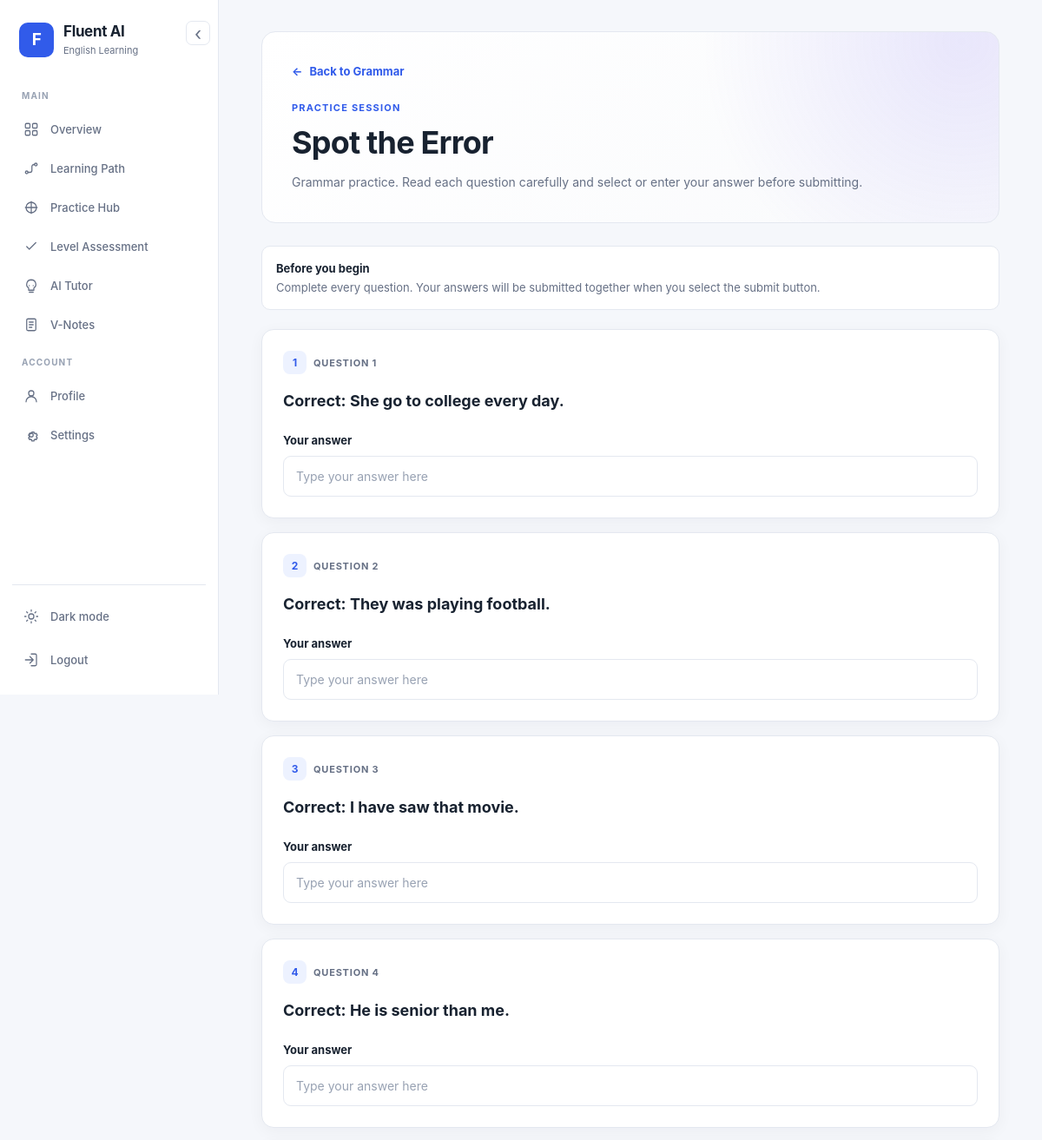
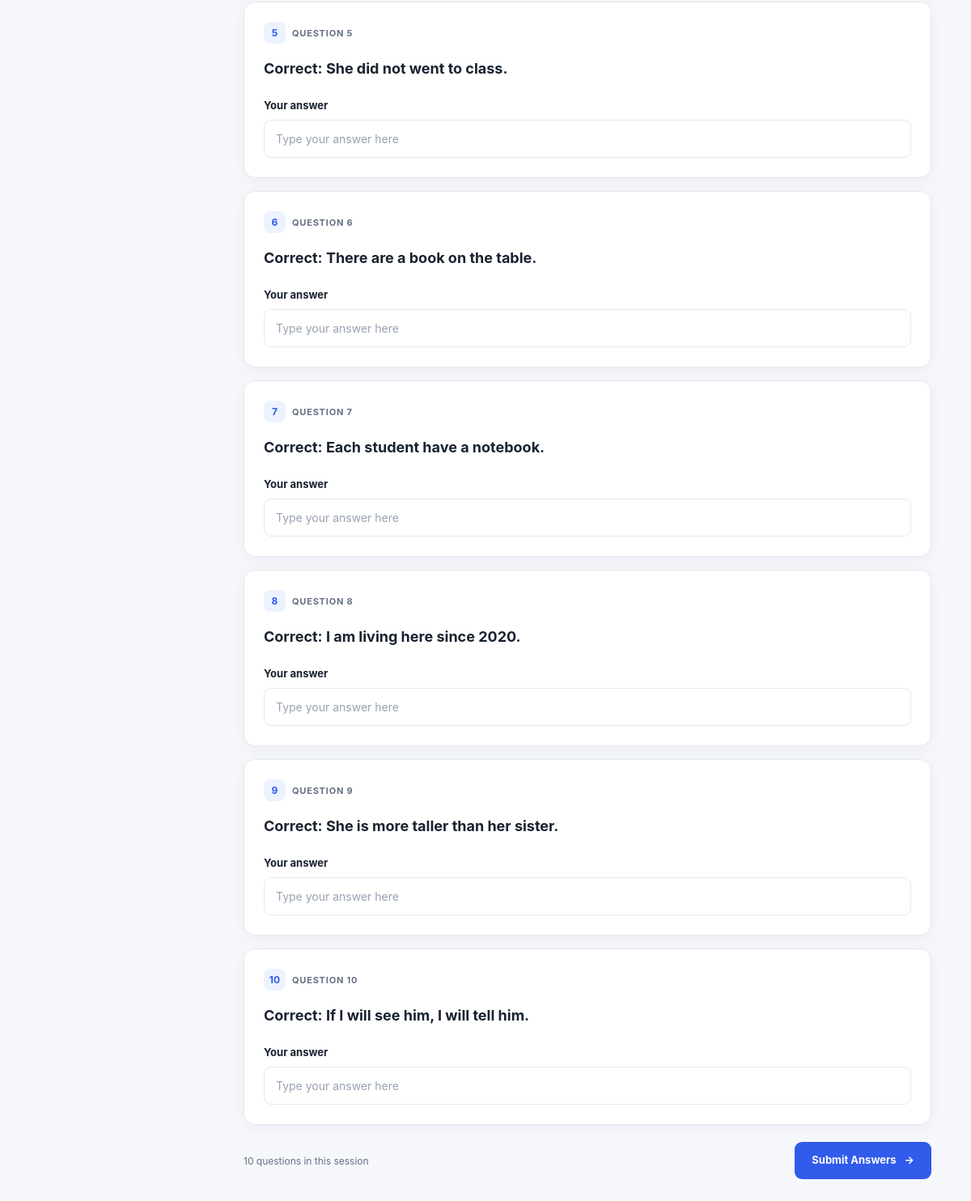
The page /practice/grammar/spot_error/ (signed in) on the database its author committed (2 pictures, top to bottom).
### learning/models.py (models this page shows, shortened)
class PracticeQuestion(models.Model):
    CATEGORY_CHOICES = [
        ("grammar", "Grammar"),
        ("vocabulary", "Vocabulary"),
        ("conversations", "Conversations"),
    ]
    TYPE_CHOICES = [
        ("mcq", "MCQ Questions"),
        ("spot_error", "Spot the Error"),
        ("one_word", "One Word"),
    ]
    category = models.CharField(max_length=20,choices=CATEGORY_CHOICES,)
    question_type = models.CharField(max_length=20,choices=TYPE_CHOICES,)
    question_text = models.TextField()
    option_a = models.CharField(max_length=300,blank=True,)
    option_b = models.CharField(max_length=300,blank=True,)
    option_c = models.CharField(max_length=300,blank=True,)
    option_d = models.CharField(max_length=300,blank=True,)
    correct_answer = models.CharField(max_length=300,blank=True,)
    explanation = models.TextField(blank=True)
    is_active = models.BooleanField(default=True)
    created_at = models.DateTimeField(auto_now_add=True)
    class Meta:
        ordering = ["category", "question_type", "id"]

### learning/views.py (the view)
# urls.py: path("practice/<str:category>/<str:practice_type>/",views.practice_type_page,name="practice_type_page",),
@login_required
def practice_type_page(request, category, practice_type):
    category_titles = {
        "grammar": "Grammar",
        "vocabulary": "Vocabulary",
        "conversations": "Conversations",
    }
    type_titles = {
        "spot_error": "Spot the Error",
        "mcq": "MCQ Questions",
        "one_word": "One Word",
    }
    if category not in category_titles:
        return redirect("practice")
    if practice_type not in type_titles:
        return redirect(
            "practice_category",
            category=category,
        )
    questions = PracticeQuestion.objects.filter(
        category=category,
        question_type=practice_type,
        is_active=True,
    )
    return render(
        request,
        "practice_type.html",
        {
            "category": category,
            "category_title": category_titles[category],
            "practice_type": practice_type,
            "practice_type_title": type_titles[practice_type],
            "questions": questions,
        },
    )

### learning/templates/practice_type.html (shortened to what this page needs)
{% extends "base.html" %}
{% block content %}
<div class="question-page">
    <section class="question-hero">
        <a
            class="question-back"
            href="{% url 'practice_category' category %}"
        >
            <span aria-hidden="true">&larr;</span>
            Back to {{ category_title }}
        </a>
        <div class="question-header">
            <div class="question-eyebrow">Practice session</div>
            <h1>{{ practice_type_title }}</h1>
            <p>
                {{ category_title }} practice. Read each question carefully
                and select or enter your answer before submitting.
            </p>
        </div>
    </section>
    {% if questions %}
        <div class="question-instructions">
            <div>
                <strong>Before you begin</strong>
                <div>
                    Complete every question. Your answers will be submitted
                    together when you select the submit button.
                </div>
            </div>
        </div>
        <form
            class="question-form"
            method="post"
            action="{% url 'practice_question_submit' category practice_type %}"
        >
            {% for question in questions %}
                <section class="question-card">
                    <div class="question-number">
                        <span>{{ forloop.counter }}</span>
                        Question {{ forloop.counter }}
                    </div>
                    <h2 class="question-text">
                        {{ question.question_text }}
                    </h2>
                    {% if practice_type == "mcq" %}
                        <div class="answer-options">
                            {% if question.option_a %}
                                <label class="answer-option">
                                    <input
                                        type="radio"
                                        name="answer_{{ question.id }}"
                                        value="A"
                                        required
                                    >
                                    <span>{{ question.option_a }}</span>
                                </label>
                            {% endif %}
                            {% if question.option_b %}
                                <label class="answer-option">
                                    <input
                                        type="radio"
                                        name="answer_{{ question.id }}"
                                        value="B"
                                    >
                                    <span>{{ question.option_b }}</span>
                                </label>
                            {% endif %}
                            {% if question.option_c %}
                                <label class="answer-option">
                                    <input
                                        type="radio"
                                        name="answer_{{ question.id }}"
                                        value="C"
                                    >
                                    <span>{{ question.option_c }}</span>
                                </label>
                            {% endif %}
                            {% if question.option_d %}
                                <label class="answer-option">
                                    <input
                                        type="radio"
                                        name="answer_{{ question.id }}"
                                        value="D"
                                    >
                                    <span>{{ question.option_d }}</span>
                                </label>
                            {% endif %}
                        </div>
                    {% else %}
                        <label
                            class="answer-label"
                            for="answer_{{ question.id }}"
                        >
                            Your answer
                        </label>
                        <input
                            class="answer-input"
                            id="answer_{{ question.id }}"
                            type="text"
                            name="answer_{{ question.id }}"
                            placeholder="Type your answer here"
                            autocomplete="off"
                            required
                        >
                    {% endif %}
                </section>
            {% endfor %}
            <div class="question-actions">
                <p class="question-count">
                    {{ questions|length }} question{{ questions|length|pluralize }}
                    in this session
                </p>
                <button class="submit-practice" type="submit">
                    Submit Answers
                    <span aria-hidden="true">&rarr;</span>
                </button>
            </div>
        </form>
    {% endif %}
</div>
{% endblock %}

### learning/templates/base.html (style rules this page uses)
* { box-sizing: border-box; margin: 0; padding: 0; }
:root, html[data-theme="light"] { color-scheme: light; --primary: #315bea; --primary-hover: #2448ca; --primary-soft: #edf2ff; --bg: #f5f7fb; --surface: #ffffff; --surface-secondary: #f9fafc; --border: #e4e8f0; --text: #182230; --muted: #667085; --subtle: #98a2b3; --success: #16845b; --danger: #d92d20; --warning: #9a6700; --shadow: 0 4px 18px rgba(16, 24, 40, .045); --sidebar-width: 252px; --sidebar-collapsed-width: 76px; --radius: 12px; }
html { min-height: 100%; scroll-behavior: smooth; }
body { min-height: 100vh; font-family: Inter, -apple-system, BlinkMacSystemFont, "Segoe UI", Roboto, Arial, sans-serif; font-size: 14px; line-height: 1.5; color: var(--text); background: var(--bg); transition: background-color .2s ease, color .2s ease; }
body, button, input, textarea, select { font-family: Inter, -apple-system, BlinkMacSystemFont, "Segoe UI", Roboto, Arial, sans-serif; }
a { color: inherit; text-decoration: none; }
button, input, textarea, select { font-size: inherit; }
button { cursor: pointer; }

### learning/templates/practice_type.html (style rules this page uses)
.question-page { width: 100%; max-width: 850px; margin: 0 auto; padding: 8px 0 45px; color: var(--text); }
.question-hero { position: relative; overflow: hidden; padding: clamp(22px, 4vw, 34px); margin-bottom: 26px; border: 1px solid var(--border); border-radius: 16px; background: radial-gradient(circle at 95% 5%, rgba(111, 91, 245, .13), transparent 36%), linear-gradient(135deg, var(--surface), var(--surface-secondary)); }
.question-back { display: inline-flex; align-items: center; gap: 8px; margin-bottom: 23px; color: var(--primary); font-size: 13px; font-weight: 700; text-decoration: none; }
.question-eyebrow { margin-bottom: 10px; color: var(--primary); font-size: 11px; font-weight: 750; letter-spacing: 1.2px; text-transform: uppercase; }
.question-header h1 { margin: 0; color: var(--text); font-size: clamp(27px, 4vw, 36px); line-height: 1.25; letter-spacing: -.8px; overflow-wrap: anywhere; }
.question-header p { margin-top: 10px; color: var(--muted); font-size: 14px; line-height: 1.8; }
.question-instructions { display: flex; align-items: flex-start; gap: 11px; padding: 14px 16px; margin-bottom: 22px; border: 1px solid var(--border); border-radius: 10px; color: var(--muted); background: var(--surface); font-size: 13px; line-height: 1.7; }
.question-instructions strong { color: var(--text); }
.question-form { display: flex; flex-direction: column; gap: 16px; }
.question-card { min-width: 0; padding: clamp(18px, 3vw, 24px); border: 1px solid var(--border); border-radius: 14px; background: var(--surface); box-shadow: var(--shadow); }
.question-number { display: inline-flex; align-items: center; gap: 8px; margin-bottom: 15px; color: var(--muted); font-size: 11px; font-weight: 750; letter-spacing: .8px; text-transform: uppercase; }
.question-number span { display: inline-flex; align-items: center; justify-content: center; width: 27px; height: 27px; border-radius: 8px; color: var(--primary); background: var(--primary-soft); font-size: 12px; letter-spacing: 0; }
.question-text { margin: 0 0 20px; color: var(--text); font-size: clamp(16px, 2vw, 18px); font-weight: 650; line-height: 1.75; overflow-wrap: anywhere; }
.answer-label { display: block; margin-bottom: 8px; color: var(--text); font-size: 13px; font-weight: 700; }
.answer-input { display: block; width: 100%; min-height: 46px; padding: 12px 14px; border: 1px solid var(--border); border-radius: 9px; outline: none; color: var(--text); background: var(--surface); font: inherit; font-size: 14px; transition: border-color .15s ease, box-shadow .15s ease; }
.answer-input::placeholder { color: var(--subtle); }
.question-actions { display: flex; align-items: center; justify-content: space-between; gap: 15px; padding-top: 5px; }
.question-count { color: var(--muted); font-size: 12px; line-height: 1.6; }
.submit-practice { display: inline-flex; align-items: center; justify-content: center; gap: 10px; min-height: 44px; padding: 12px 20px; border: 1px solid transparent; border-radius: 9px; color: #ffffff; background: #315bea; font: inherit; font-size: 13px; font-weight: 700; cursor: pointer; transition: transform .15s ease, opacity .15s ease; }

### rows shown on the page
PracticeQuestion: question_text "Correct: She go to college every day."
PracticeQuestion: question_text "Correct: They was playing football."
PracticeQuestion: question_text "Correct: I have saw that movie."
PracticeQuestion: question_text "Correct: He is senior than me."
PracticeQuestion: question_text "Correct: She did not went to class."
PracticeQuestion: question_text "Correct: There are a book on the table."
PracticeQuestion: question_text "Correct: Each student have a notebook."
PracticeQuestion: question_text "Correct: I am living here since 2020."
PracticeQuestion: question_text "Correct: She is more taller than her sister."
PracticeQuestion: question_text "Correct: If I will see him, I will tell him."

### other values the page prints
{{ category_title }} "Grammar"
{{ practice_type_title }} "Spot the Error"
{{ questions|length }} "10"
